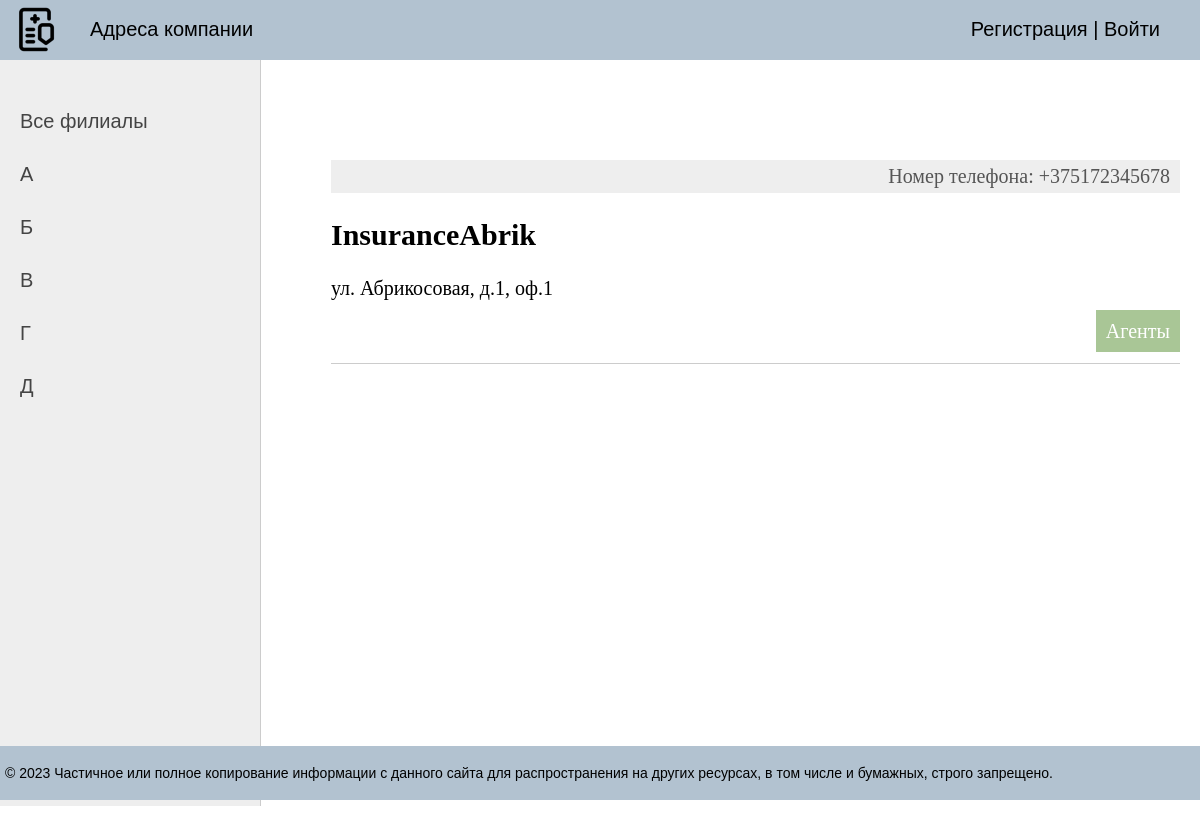
The page /letter/a/ on the database its author committed.
### mainapp/models.py (models this page shows, shortened)
class Letters(models.Model):
    letter = models.CharField(max_length=1, verbose_name='Буква')
    slug = models.SlugField(max_length=255, unique=True, db_index=True, verbose_name='URL')
    def __str__(self):
        return self.letter
    def get_absolute_url(self):
        return reverse('letter', kwargs={'let_slug': self.slug})
    class Meta:
        verbose_name = 'Буква'
        verbose_name_plural = 'Буквы'
        ordering = ['letter']

class InsuranceCompany(models.Model):
    name = models.CharField(max_length=100, verbose_name='Название филиала')
    address = models.CharField(max_length=100, verbose_name='Адресс')
    phone_number = models.CharField(max_length=13, verbose_name='Номер телефона')
    letter_id = models.ForeignKey('Letters', on_delete=models.PROTECT, verbose_name='Начальная буква')
    slug = models.SlugField(max_length=255, unique=True, db_index=True, verbose_name='URL')
    def get_absolute_url(self):
        return reverse('agent', kwargs={'agent_slug': self.slug})
    class Meta:
        verbose_name = 'Филлиал'
        verbose_name_plural = 'Филлиалы'
        ordering = ['letter_id']

### mainapp/views.py (the view)
# urls.py: path('letter/<slug:let_slug>/', LetCompany.as_view(), name='letter'),
class LetCompany(DataMixin, ListView):
    model = InsuranceCompany
    template_name = 'mainapp/address.html'
    context_object_name = 'posts'
    allow_empty = False
    def get_context_data(self, *, object_list=None, **kwargs):
        context = super().get_context_data(**kwargs)
        c_def = self.get_user_context(title='Сортировка по алфавиту - ' + str(context['posts'][0].letter_id),
                                      let_selected=context['posts'][0].letter_id)
        return dict(list(context.items()) + list(c_def.items()))
    def get_queryset(self, *, object_list=None, **kwargs):
        return InsuranceCompany.objects.filter(letter_id__slug=self.kwargs['let_slug'])

### mainapp/templatetags/mainapp_tags.py (called while the page is built)
@register.simple_tag(name='getcats')
def get_categories(filter=None):
    if not filter:
        return Category.objects.all()
    else:
        return Category.objects.filter(pk=filter)

### mainapp/templates/mainapp/address.html (shortened to what this page needs)
{% extends 'mainapp/base_for_address.html' %}
{% block content %}
<ul class="list-articles">
	{% for p in posts %}
			<li><div class="article-panel">
				<p class="last">Номер телефона: {{p.phone_number}}</p>
			</div>
				<h2>{{p.name}}</h2>
				{{p.address}}
			<p class="link-read-post"><a href="{{ p.get_absolute_url }}">Агенты</a></p>
			</li>
	{% endfor %}
</ul>
{% endblock %}

### mainapp/templates/mainapp/base_for_address.html (shortened to what this page needs)
{% load static %}
{% load mainapp_tags %}
<!DOCTYPE html>
<html>
<head>
    <link type="text/css" href="{% static 'mainapp/css/styles.css' %}" rel="stylesheet"/>
</head>
<body>
<table class="table-page" border=0 cellpadding="0" cellspacing="0">
    <tr>
        <td valign=top>
        {% block mainmenu %}
            <div class="header">
                <ul id="mainmenu" class="mainmenu">
                    <li class="logo"><a href="{% url 'home' %}">
                        <div class="logo"></div>
                    </a></li>
                    {% for m in menu %}
                    <li><a href="{% url m.url_name %}">{{m.title}}</a></li>
                    {% endfor %}
                    {% if request.user.is_authenticated %}
                    <li class="last">{{ user.username }} | <a href="{% url 'logout' %}">Выйти</a></li>
                    {% else %}
                    <li class="last">
                    <a href="{% url 'register' %}">Регистрация</a> | <a href="{% url 'login' %}">Войти</a>
                    </li>
                    {% endif %}
                </ul>
            </div>
            {% endblock mainmenu %}
            <table class="table-content" border=0 cellpadding="0" cellspacing="0">
                <tr>
                    <td valign="top" class="left-chapters">
                        <ul id="leftchapters">
                            {% if let_selected == 0 %}
                            <li class="selected">Все филиалы</li>
                            {% else %}
                            <li><a href="{% url 'address' %}">Все филиалы</a></li>
                            {% endif %}
                            {% for l in lets %}
                            {% if l.insurancecompany__count > 0 %}
                            {% if l.pk == let_selected %}
                            <li class="selected">{{l.letter}}</li>
                            {% else %}
                            <li><a href="{{ l.get_absolute_url }}">{{l.letter}}</a></li>
                            {% endif %}
                            {% endif %}
                            {% endfor %}
                        </ul>
                    </td>
                    <td valign="top" class="content">
                        <div class="content-text">
                            {% block content %}
                            {% endblock %}
                        </div>
                    </td>
                </tr>
            </table>
        </td>
    </tr>
    <tr>
        <td valign=top>
            <div id="footer">
                <p>&copy; 2023 Частичное или полное копирование информации с данного сайта для распространения на других
                    ресурсах, в том числе и бумажных, строго запрещено.</p>
            </div>
        </td>
    </tr>
</table>
</body>
</html>

### mainapp/static/mainapp/css/styles.css (style rules this page uses)
html, body { font-family: 'Arial'; margin: 0; padding: 0; height: 100%; width: 100%; color: #444; }
a { color: #9acd32; text-decoration: none; }
p.link-read-post { text-align: right; }
p.link-read-post a { padding: 10px; min-width: 100px; background: #a9c696; color: #fff; text-decoration: none; }
div.article-panel { background: #eee; padding: 5px 10px 5px 10px; box-sizing: border-box; overflow: hidden; color: #555; }
div.article-panel p.last { margin: 0; float: right; }
ul.list-articles { list-style: none; margin: 0; padding: 0; }
ul.list-articles li { border-bottom: 1px solid #ccc; }
.table-page { width: 100%; height: 100%; vertical-align: top; }
.table-page tr { height: 100%; }
.header { background: #b2c2d0; height: 60px; }
.logo { background: url('../images/main(1).ico') no-repeat 10px 5px; width: 60px; height: 60px; }
ul.mainmenu { list-style: none; margin: 0; padding: 0; height: 60px; color: #000000; font-size: 20px; overflow: hidden; }
ul.mainmenu li { float: left; margin: 18px 40px 0 30px; }
ul.mainmenu li.logo { margin: 0; }
ul.mainmenu li.last { float: right; }
ul.mainmenu li a { color: #000000; text-decoration: none; }
.table-content { width: 100%; min-height: 100%; height: 100%; }
.left-chapters { margin: 0; background: #eee; border-right: 1px solid #ccc; min-height: 100%; }
.left-chapters ul { width: 230px; min-height: 100%; margin: 0; padding: 20px 10px 10px 20px; list-style: none; font-size: 20px; }
.left-chapters ul li { margin: 30px 0 0 0; color: #999; }
.left-chapters ul li a { color: #444; text-decoration: none; }
.content { padding: 40px 20px 20px 40px; width: 100%; box-sizing: border-box; }
.content-text { margin: 60px 0 0 30px; color: #000; font-size: 20px; font-family: Yandex Sans Display Light; }
#footer { box-sizing: border-box; background: #b2c2d0; padding: 5px; color: #000000; font-size: 14px; font-family: Verdana, Geneva, Arial, Helvetica; text-align: left; overflow: hidden; }

### rows shown on the page
Letters: letter "А"
Letters: letter "Б"
Letters: letter "В"
Letters: letter "Г"
Letters: letter "Д"
InsuranceCompany: phone_number "+375172345678", name "InsuranceAbrik", address "ул. Абрикосовая, д.1, оф.1"

### other values the page prints
{{ m.title }} "Адреса компании"
